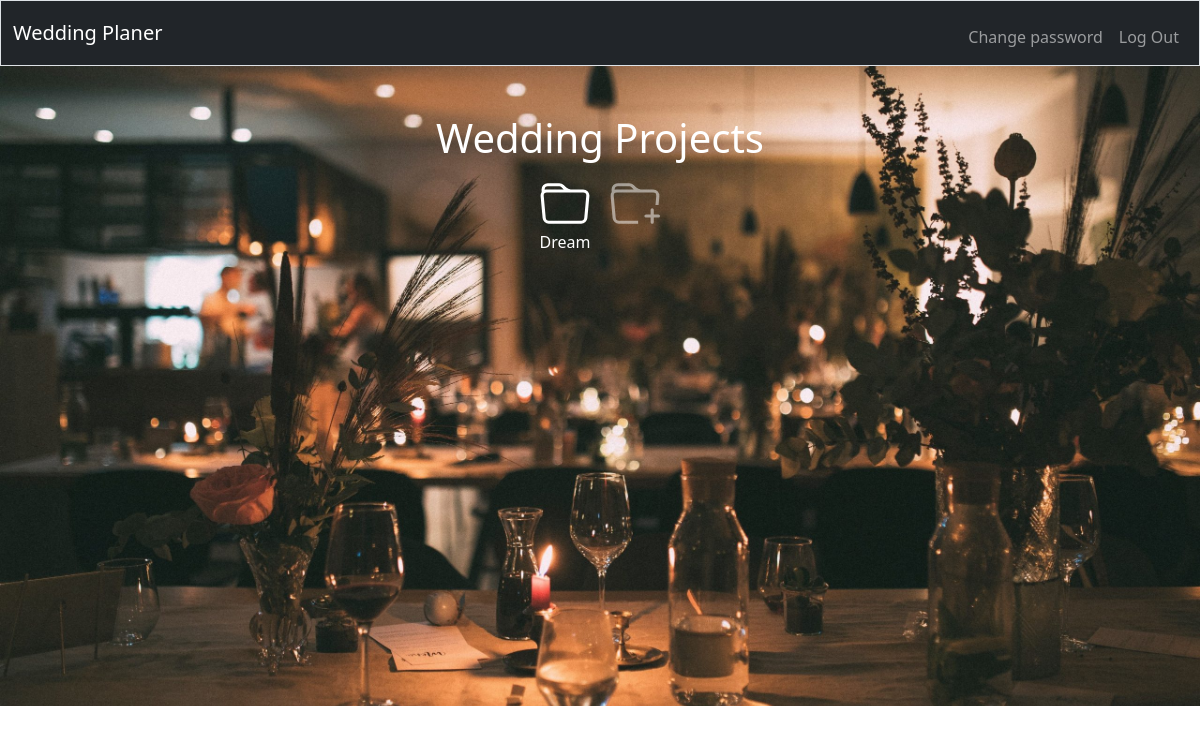
Page / (signed in) on the earlier database version.
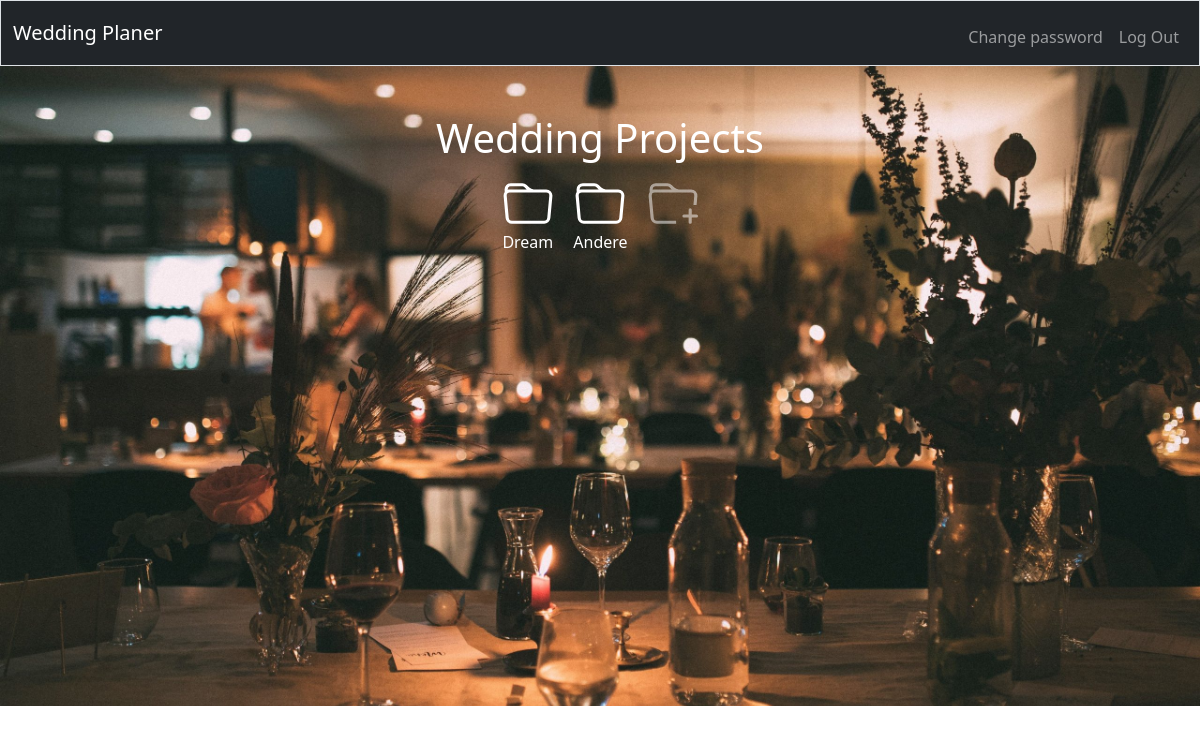
Same page on the later database version.
### tables this page shows
CREATE TABLE wedding (
    id INTEGER PRIMARY KEY,
    title TEXT NOT NULL,
    bride_name TEXT,
    groom_name TEXT,
    wedding_date DATE,
    location TEXT,
    user_id INTEGER NOT NULL,
    FOREIGN KEY (user_id) REFERENCES user(id)
);

### app.py (the view)
@app.route("/")
@login_required
def index():
    weddings = cur.execute("SELECT * FROM wedding WHERE user_id = ?", (session["user_id"],)).fetchall()
    return render_template("index.html", weddings=weddings)

### app.py (called while the page is built)
@app.after_request
def after_request(response):
    response.headers["Cache-Control"] = "no-cache, no-store, must-revalidate"
    response.headers["Expires"] = 0
    response.headers["Pragma"] = "no-cache"
    return response

### utils.py (called while the page is built)
def login_required(f):
    @wraps(f)
    def decorated_function(*args, **kwargs):
        if session.get("user_id") is None:
            return redirect("/login")
        return f(*args, **kwargs)
    return decorated_function

### templates/index.html (shortened to what this page needs)
{% extends "layout.html" %}
{% block main %}
<h1>Wedding Projects</h1>
<div class="container d-flex justify-content-center flex-wrap">
    {% for project in weddings %}
        <div class="project-item">
            <a href="{{ url_for('project', project_id=project[0]) }}">
            </a>
            <div>{{ project[1] }}</div>
        </div>
    {% endfor %}
    <a href="{{ url_for('new_project') }}" class="new-project">
    </a>
{% endblock %}

### templates/layout.html (shortened to what this page needs)
<!DOCTYPE html>
<html lang="en">
    <head>
        <link href="https://cdn.jsdelivr.net/npm/bootstrap@5.1.3/dist/css/bootstrap.min.css" rel="stylesheet">
        <link rel="stylesheet" href="https://cdnjs.cloudflare.com/ajax/libs/font-awesome/6.0.0/css/all.min.css">
        <link href="/static/style.css" rel="stylesheet">
    </head>
    <body>
        <nav class="bg-dark border navbar navbar-expand-md navbar-dark">
            <div class="container-fluid">
                <a class="navbar-brand" href="/"><span class="red">Wedding Planer</span></a>
                <div class="collapse navbar-collapse" id="navbar">
                    {% if session["user_id"] %}
                        <ul class="navbar-nav ms-auto mt-2">
                            <li class="nav-item"><a class="nav-link" href="/changepwd">Change password</a></li>
                            <li class="nav-item"><a class="nav-link" href="/logout">Log Out</a></li>
                        </ul>
                    {% else %}
                        <ul class="navbar-nav ms-auto mt-2">
                            <li class="nav-item"><a class="nav-link" href="/register">Register</a></li>
                            <li class="nav-item"><a class="nav-link" href="/login">Log In</a></li>
                        </ul>
                    {% endif %}
                </div>
            </div>
        </nav>
        {% if request.path == '/' %}
        <div id="background-img">
        {% endif %}
        <main class="container-fluid py-5 text-center">
            {% block main %}{% endblock %}
        </main>
        {% if request.path == '/' %}
        </div>
        {% endif %}
    </body>
</html>

### static/style.css (style rules this page uses)
.new-project { opacity: 0.5; margin: 10px; }
#background-img { background-image: url("/static/img/background.jpg"); background-size: cover; background-position: center; min-height: 80vh; color: white; }
.project-item { margin: 10px; }

Differences in the rows shown:
added wedding: title "Andere"
